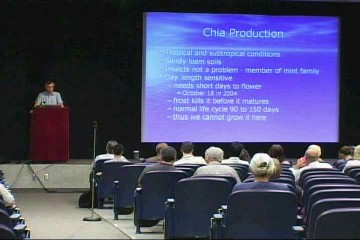
%> input picture frame1.jpg, 360 x 240 px
$ octave --eval "result = hw11;"   (GNU Octave 9; MATLAB toolbox functions it lacks are replaced by stand-ins)
%> lines starting %> are read from the running program, lines starting %| are printed output that depends on the picture
%HW11 Homework 11
function [num_questions] = hw11()
format compact;
close all;
num_questions=0;

%Part A
data=importdata('line_data_2.txt');
figure('Name','Part A - RANSAC','NumberTitle','off');
scatter(data(:,1),data(:,2),'b');
hold on

data_s=size(data,1);
n=2;
w=0.25;
N=w;
p=0.99;
k=ceil(log(1-p)/log(1-w^n));

lineX=[];
lineY=[];
best_err=999999;
for i=1:k
    p=randperm(data_s,n);
    pt_dist=zeros(data_s,2);
    for j=1:data_s
        pt_dist(j,1)=j;
        pt_dist(j,2)=distance_point_to_line(data(j,:),data(p(1),:),data(p(2),:));
    end
    pt_dist=sortrows(pt_dist,2);
    bestN=floor(N*data_s);
    in_pts=zeros(bestN,2);
    for j=1:bestN
        in_pts(j,1)=data(pt_dist(j,1),1);
        in_pts(j,2)=data(pt_dist(j,1),2);
    end
    [lx, ly, err]=model(in_pts);
    if err < best_err
        lineX=lx;
        lineY=ly;
        best_err=err;
    end
end
plot(lineX,lineY,'r');
disp(['RANSAC line error: ' num2str(best_err)]);

%Part B
for k=4:6
    errs=zeros(10,1);
    for i=1:10
        errs(i,1)=random_dlt(k);
    end
    errs=errs.^2;
    rms_err=sqrt(mean(errs(:)));
    disp(['k=' num2str(k) ' and rms_err=' num2str(rms_err)]);
end

im1_f=imread('frame1.jpg');
%> im1_f is the input picture: size 240x360x3 uint8; mean R, G, B 74.2, 74.3, 110.7
im2_f=imread('frame2.jpg');
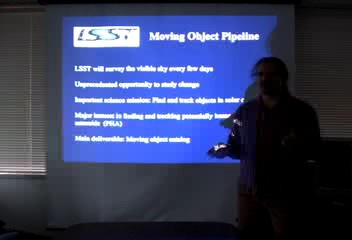
%> input picture frame2.jpg, 352 x 240 px
%> im2_f is the input picture: size 240x352x3 uint8; mean R, G, B 54.5, 62.9, 98.8
im3_f=imread('frame3.jpg');
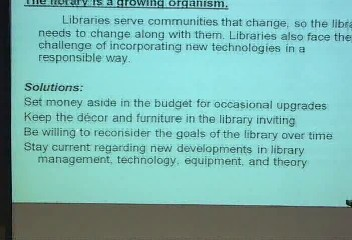
%> input picture frame3.jpg, 352 x 240 px
%> im3_f is the input picture: size 240x352x3 uint8; mean R, G, B 124, 182.5, 177.2

im1_s=imread('slide1.tiff');
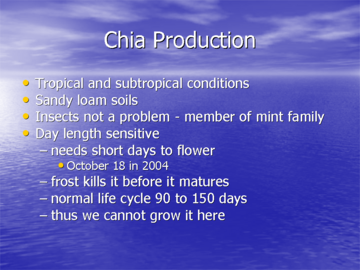
%> input picture slide1.tiff, 360 x 270 px
im1_s=im1_s(:,:,1:3);
im2_s=imread('slide2.tiff');
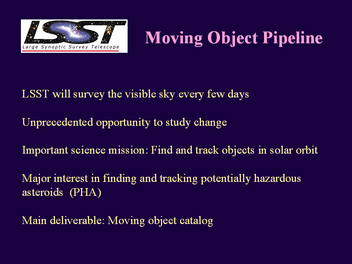
%> input picture slide2.tiff, 352 x 264 px
%> im2_s is the input picture: size 264x352x3 uint8; mean R, G, B 39.1, 15.4, 70.9
im3_s=imread('slide3.tiff');
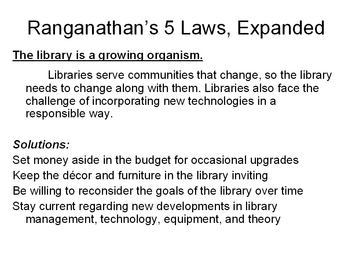
%> input picture slide3.tiff, 352 x 264 px
%> im3_s is the input picture: size 264x352 uint8; min 0, max 255, mean 232.9
im3_s=repmat(im3_s,1,1,3);
%> im3_s: size 264x352x3 uint8

left1=[[132 32 1]; [230 33 1]; [126 94 1]; [136 128 1]; [45 215 1]; [212 198 1]; [62 166 1]; [27 115 1]];
right1=[[218 28 1]; [270 29 1]; [216 57 1]; [219 74 1]; [170 116 1]; [260 108 1]; [179 93 1]; [160 68 1]];

left2=[[182,31,1]; [128,52,1]; [133,90,1]; [24,216,1]; [303,32,1]; [21,52,1]; [51,188,1]; [162,216,1]];
right2=[[169,33,1]; [140,46,1]; [141,65,1]; [76,135,1]; [247,33,1]; [75,46,1]; [92,120,1]; [159,137,1]];

left3=[[56,70,1]; [45,139,1]; [160,222,1]; [201,58,1]; [302,191,1]; [112,115,1]; [167,172,1]; [24,191,1]];
right3=[[20,15,1]; [58,83,1]; [178,163,1]; [227,5,1]; [331,135,1]; [130,61,1]; [188,113,1]; [35,132,1]];

map_points(im1_s,im1_f,left1,right1);
map_points(im2_s,im2_f,left2,right2);
map_points(im3_s,im3_f,left3,right3);
%> after the loop in map_points (call 3), `for i=1:size(im1_f,1)`:
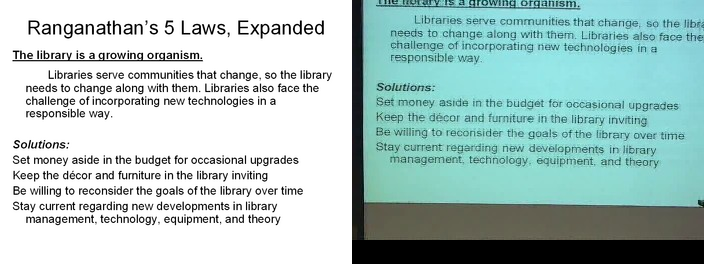
%> im1: size 264x704x3 double; mean R, G, B 172.8, 199.4, 197
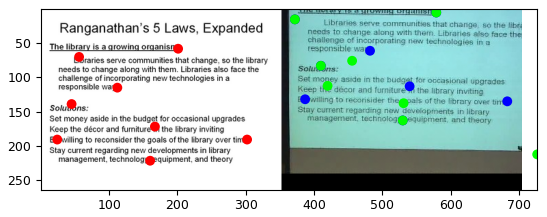
%> figure redrawn from the program's plot data

%Part C
%show_homo_ransac('frame1.pgm', 'frame1.jpg', 'slide1.pgm', 'slide1.tiff');
%show_homo_ransac('frame2.pgm', 'frame2.jpg', 'slide2.pgm', 'slide2.tiff');
%show_homo_ransac('frame3.pgm', 'frame3.jpg', 'slide3.pgm', 'slide3.tiff');

%Part E
%> the run ends on the next line
im1=imread('S4.jpg');
% [37 lines not run here, left out]
% [121 lines left out: functions homo_ransac, show_homo_ransac, not called in this run]

function map_points(im1_s, im1_f, left1, right1)
H1=homography(left1, right1, 4);
left1_m=map(left1, H1);

im1 = zeros(max([size(im1_s,1) size(im1_f,1)]),size(im1_s,2) + size(im1_f,2), 3);
for i=1:size(im1_s,1)
    for j=1:size(im1_s,2)
        im1(i,j,1)=im1_s(i,j,1);
        im1(i,j,2)=im1_s(i,j,2);
        im1(i,j,3)=im1_s(i,j,3);
    end
end
for i=1:size(im1_f,1)
    for j=1:size(im1_f,2)
        im1(i,j+size(im1_s,2),1)=im1_f(i,j,1);
        im1(i,j+size(im1_s,2),2)=im1_f(i,j,2);
        im1(i,j+size(im1_s,2),3)=im1_f(i,j,3);
    end
end
im1=uint8(im1);

figure, imagesc(im1), axis image, hold on;
sz=50;
X=left1(:,1);
Y=left1(:,2);
scatter(X,Y,sz,'r','filled');
X=right1(:,1);
X=X+size(im1_s,2);
Y=right1(:,2);
scatter(X,Y,sz,'b','filled');
X=left1_m(:,1);
X=X+size(im1_s,2);
Y=left1_m(:,2);
scatter(X,Y,sz,'g','filled');
end

% [17 lines left out: function random_dlt, not called in this run]

function left_m=map(left, H)
left_m=[];
for i=1:size(left,1)
    temp=(H*left(i,:)')';
    temp=[temp(1,1)/temp(1,3) temp(1,2)/temp(1,3) 1];
    left_m=[left_m; temp];
end
end

function H=homography(left, right, k)
U=[];
for i=1:k
    l=left(i,:);
    r=right(i,:);
    rx=r(1);
    ry=r(2);
    z=[0 0 0];

    temp1=[z -l ry.*l];
    temp2=[l z -rx.*l];
    temp3=[-ry.*l rx.*l z];

    U=[U; temp1; temp2; temp3];
end

[eV,eD]=eig(U'*U);
H=reshape(eV(:,1), [3 3])';
end

function [lineX,lineY,error]=model(data)
xMean=mean(data(:,1));
yMean=mean(data(:,2));
Ux=data(:,1)-xMean;
Uy=data(:,2)-yMean;
U2=[Ux Uy];
[eV,eD]=eig(U2'*U2);
a=eV(1,1);
b=eV(2,1);
d=a*xMean+b*yMean;
m=-a/b;
c=d/b;
lineX=[min(data(:,1)),max(data(:,1))];
lineY=m.*lineX+c;

dLineVals=ones(size(data,1),1).*d;
dPointsVals=a*data(:,1)+b*data(:,2);
[error]=rms_error(dLineVals,dPointsVals);
end

% [7 lines left out: function distance_point_to_line, not called in this run]

function [rms_error] = rms_error(A_line,A_points)
A_diff=(A_line-A_points).^2;
rms_error=sqrt(mean(A_diff));
end
